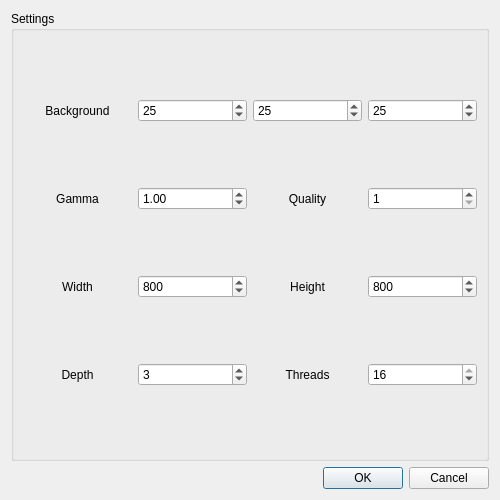
<?xml version="1.0" encoding="UTF-8"?>
<ui version="4.0">
 <class>Settings</class>
 <widget class="QDialog" name="Settings">
  <property name="geometry">
   <rect>
    <x>0</x>
    <y>0</y>
    <width>500</width>
    <height>500</height>
   </rect>
  </property>
  <property name="windowTitle">
   <string>Dialog</string>
  </property>
  <layout class="QGridLayout" name="gridLayout">
   <item row="0" column="0">
    <widget class="QGroupBox" name="groupBox">
     <property name="title">
      <string>Settings</string>
     </property>
     <layout class="QHBoxLayout" name="horizontalLayout">
      <item>
       <layout class="QGridLayout" name="gridLayout_2">
        <item row="1" column="2">
         <widget class="QLabel" name="label_3">
          <property name="text">
           <string>Quality</string>
          </property>
          <property name="alignment">
           <set>Qt::AlignCenter</set>
          </property>
         </widget>
        </item>
        <item row="1" column="0">
         <widget class="QLabel" name="label_2">
          <property name="text">
           <string>Gamma</string>
          </property>
          <property name="alignment">
           <set>Qt::AlignCenter</set>
          </property>
         </widget>
        </item>
        <item row="0" column="3">
         <widget class="QSpinBox" name="backB">
          <property name="maximum">
           <number>255</number>
          </property>
          <property name="value">
           <number>25</number>
          </property>
         </widget>
        </item>
        <item row="2" column="0">
         <widget class="QLabel" name="label_4">
          <property name="text">
           <string>Width</string>
          </property>
          <property name="alignment">
           <set>Qt::AlignCenter</set>
          </property>
         </widget>
        </item>
        <item row="2" column="1">
         <widget class="QSpinBox" name="widthspin">
          <property name="minimum">
           <number>500</number>
          </property>
          <property name="maximum">
           <number>1600</number>
          </property>
          <property name="singleStep">
           <number>10</number>
          </property>
          <property name="value">
           <number>800</number>
          </property>
         </widget>
        </item>
        <item row="2" column="2">
         <widget class="QLabel" name="label_5">
          <property name="text">
           <string>Height</string>
          </property>
          <property name="alignment">
           <set>Qt::AlignCenter</set>
          </property>
         </widget>
        </item>
        <item row="2" column="3">
         <widget class="QSpinBox" name="heightspin">
          <property name="minimum">
           <number>500</number>
          </property>
          <property name="maximum">
           <number>1200</number>
          </property>
          <property name="value">
           <number>800</number>
          </property>
         </widget>
        </item>
        <item row="0" column="1">
         <widget class="QSpinBox" name="backR">
          <property name="maximum">
           <number>255</number>
          </property>
          <property name="value">
           <number>25</number>
          </property>
         </widget>
        </item>
        <item row="0" column="0">
         <widget class="QLabel" name="label">
          <property name="text">
           <string>Background</string>
          </property>
          <property name="alignment">
           <set>Qt::AlignCenter</set>
          </property>
         </widget>
        </item>
        <item row="1" column="1">
         <widget class="QDoubleSpinBox" name="gamma">
          <property name="minimum">
           <double>0.500000000000000</double>
          </property>
          <property name="maximum">
           <double>30.000000000000000</double>
          </property>
          <property name="singleStep">
           <double>0.100000000000000</double>
          </property>
          <property name="value">
           <double>1.000000000000000</double>
          </property>
         </widget>
        </item>
        <item row="1" column="3">
         <widget class="QSpinBox" name="quality">
          <property name="minimum">
           <number>1</number>
          </property>
          <property name="maximum">
           <number>3</number>
          </property>
         </widget>
        </item>
        <item row="0" column="2">
         <widget class="QSpinBox" name="backG">
          <property name="maximum">
           <number>255</number>
          </property>
          <property name="value">
           <number>25</number>
          </property>
         </widget>
        </item>
        <item row="3" column="0">
         <widget class="QLabel" name="label_6">
          <property name="text">
           <string>Depth</string>
          </property>
          <property name="alignment">
           <set>Qt::AlignCenter</set>
          </property>
         </widget>
        </item>
        <item row="3" column="1">
         <widget class="QSpinBox" name="depth">
          <property name="minimum">
           <number>1</number>
          </property>
          <property name="maximum">
           <number>5</number>
          </property>
          <property name="value">
           <number>3</number>
          </property>
         </widget>
        </item>
        <item row="3" column="2">
         <widget class="QLabel" name="label_7">
          <property name="text">
           <string>Threads</string>
          </property>
          <property name="alignment">
           <set>Qt::AlignCenter</set>
          </property>
         </widget>
        </item>
        <item row="3" column="3">
         <widget class="QSpinBox" name="threads">
          <property name="minimum">
           <number>1</number>
          </property>
          <property name="maximum">
           <number>16</number>
          </property>
          <property name="singleStep">
           <number>2</number>
          </property>
          <property name="value">
           <number>16</number>
          </property>
         </widget>
        </item>
       </layout>
      </item>
     </layout>
    </widget>
   </item>
   <item row="1" column="0">
    <widget class="QDialogButtonBox" name="buttonBox">
     <property name="orientation">
      <enum>Qt::Horizontal</enum>
     </property>
     <property name="standardButtons">
      <set>QDialogButtonBox::Cancel|QDialogButtonBox::Ok</set>
     </property>
    </widget>
   </item>
  </layout>
 </widget>
 <resources/>
 <connections>
  <connection>
   <sender>buttonBox</sender>
   <signal>accepted()</signal>
   <receiver>Settings</receiver>
   <slot>accept()</slot>
   <hints>
    <hint type="sourcelabel">
     <x>248</x>
     <y>254</y>
    </hint>
    <hint type="destinationlabel">
     <x>157</x>
     <y>274</y>
    </hint>
   </hints>
  </connection>
  <connection>
   <sender>buttonBox</sender>
   <signal>rejected()</signal>
   <receiver>Settings</receiver>
   <slot>reject()</slot>
   <hints>
    <hint type="sourcelabel">
     <x>316</x>
     <y>260</y>
    </hint>
    <hint type="destinationlabel">
     <x>286</x>
     <y>274</y>
    </hint>
   </hints>
  </connection>
 </connections>
</ui>
